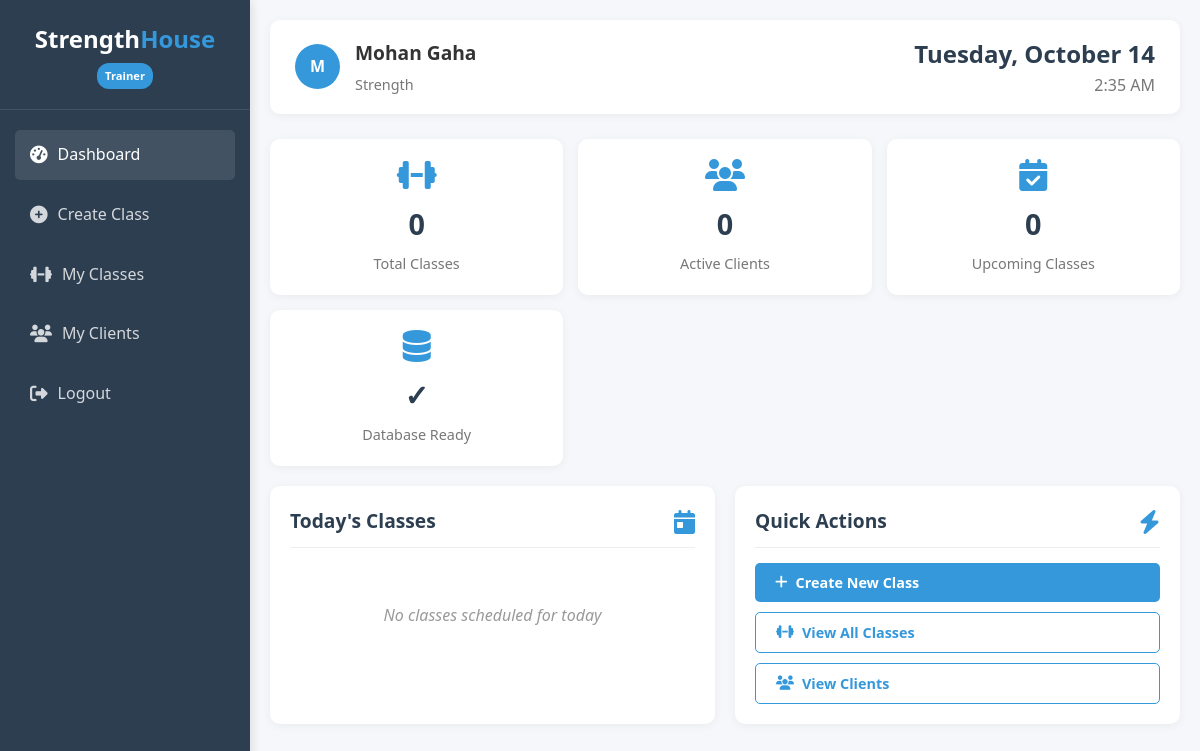
Screenshot of /trainer_dashboard.php with the database file from the repository.
### tables this page shows
CREATE TABLE IF NOT EXISTS `trainers` (
  `id` int NOT NULL AUTO_INCREMENT,
  `fullname` varchar(100) NOT NULL,
  `email` varchar(100) NOT NULL,
  `phone` varchar(20) NOT NULL,
  `specialty` varchar(100) NOT NULL,
  `experience` int NOT NULL,
  `schedule` varchar(255) NOT NULL,
  `password` varchar(255) NOT NULL,
  `role` varchar(50) NOT NULL,
  PRIMARY KEY (`id`),
  UNIQUE KEY `email` (`email`)
);

### trainer_dashboard.php (the view, shortened to what this page needs)
<?php
include 'db.php';
$classes = [];
$clients = [];
$classesTableExists = false;
try {
    $stmt = $conn->prepare("SELECT * FROM trainers WHERE id = ?");
    $stmt->execute([$_SESSION['user_id']]);
    $trainer = $stmt->fetch(PDO::FETCH_ASSOC);
    $tableCheck = $conn->query("SHOW TABLES LIKE 'classes'");
    $classesTableExists = $tableCheck->rowCount() > 0;
    if ($classesTableExists) {
        $columnCheck = $conn->query("SHOW COLUMNS FROM classes LIKE 'class_date'");
        if ($columnCheck->rowCount() > 0) {
            $stmt = $conn->prepare("SELECT * FROM classes WHERE trainer_id = ? ORDER BY class_date, class_time");
            $stmt->execute([$_SESSION['user_id']]);
            $classes = $stmt->fetchAll(PDO::FETCH_ASSOC);
        } else {
            $message = "Classes table exists but is missing required columns. Please run the setup again.";
        }
    }
    $tableCheck = $conn->query("SHOW TABLES LIKE 'trainer_clients'");
    $clientsTableExists = $tableCheck->rowCount() > 0;
    if ($clientsTableExists) {
        $stmt = $conn->prepare("
            SELECT u.*, m.join_date
            FROM users u
            INNER JOIN trainer_clients m ON u.id = m.client_id
            WHERE m.trainer_id = ?
        ");
        $stmt->execute([$_SESSION['user_id']]);
        $clients = $stmt->fetchAll(PDO::FETCH_ASSOC);
    }
} catch (PDOException $e) {
    $message = "Database error: " . $e->getMessage();
    if ($classesTableExists) {
        try {
            $stmt = $conn->prepare("SELECT * FROM classes WHERE trainer_id = ?");
            $stmt->execute([$_SESSION['user_id']]);
            $classes = $stmt->fetchAll(PDO::FETCH_ASSOC);
        } catch (PDOException $e2) {
            $message .= " Also failed simple query: " . $e2->getMessage();
        }
    }
}
?>
<!DOCTYPE html>
<html lang="en">
<head>
    <link rel="stylesheet" href="css/style_dashboard.css">
    <link rel="stylesheet" href="https://cdnjs.cloudflare.com/ajax/libs/font-awesome/6.4.0/css/all.min.css">
</head>
<body>
    <div class="dashboard-container">
        <div class="sidebar">
            <div class="logo">
                <h2>Strength<span>House</span></h2>
                <p class="role-badge">Trainer</p>
            </div>
            <ul class="nav-links">
                <li><a href="trainer_dashboard.php" class="active"><i class="fas fa-tachometer-alt"></i> <span>Dashboard</span></a></li>
                <li><a href="trainer_dashboard.php#create-class" onclick="showSection('create-class')"><i class="fas fa-plus-circle"></i> <span>Create Class</span></a></li>
                <li><a href="trainer_dashboard.php#classes" onclick="showSection('classes')"><i class="fas fa-dumbbell"></i> <span>My Classes</span></a></li>
                <li><a href="trainer_dashboard.php#clients" onclick="showSection('clients')"><i class="fas fa-users"></i> <span>My Clients</span></a></li>
                <li class="logout-item"><a href="logout.php" class="logout-link" onclick="return confirmLogout()"><i class="fas fa-sign-out-alt"></i> <span>Logout</span></a></li>
            </ul>
        </div>
        <div class="main-content">
            <div class="header">
                <div class="user-info">
                    <div class="user-avatar">
                        <?php echo strtoupper(substr($trainer['fullname'], 0, 1)); ?>
                    </div>
                    <div class="user-details">
                        <h3><?php echo htmlspecialchars($trainer['fullname']); ?></h3>
                        <p class="text-gray-500">
						<?= htmlspecialchars($trainer['title'] ?? $trainer['specialty'] ?? 'Trainer') ?>
						</p>
                    </div>
                </div>
                <div class="date-display">
                    <h2><?php echo date('l, F j'); ?></h2>
                    <p><?php echo date('g:i A'); ?></p>
                </div>
            </div>
            <div id="dashboard" class="section active">
                <div class="stats-grid">
                    <div class="stat-card">
                        <i class="fas fa-dumbbell"></i>
                        <h3><?php echo count($classes); ?></h3>
                        <p>Total Classes</p>
                    </div>
                    <div class="stat-card">
                        <i class="fas fa-users"></i>
                        <h3><?php echo count($clients); ?></h3>
                        <p>Active Clients</p>
                    </div>
                    <div class="stat-card">
                        <i class="fas fa-calendar-check"></i>
                        <h3><?php
                            $upcoming = 0;
                            echo $upcoming;
                        ?></h3>
                        <p>Upcoming Classes</p>
                    </div>
                    <div class="stat-card">
                        <i class="fas fa-database"></i>
                        <h3><?php echo $classesTableExists ? '✓' : '✗'; ?></h3>
                        <p>Database Ready</p>
                    </div>
                </div>
                <?php if (!$classesTableExists): ?>
                <div class="setup-required">
                    <div class="setup-card">
                        <h3><i class="fas fa-exclamation-triangle"></i> Setup Required</h3>
                        <p>The database tables need to be set up before you can use the trainer dashboard.</p>
                        <a href="setup_database.php" class="btn">
                            <i class="fas fa-database"></i> Run Database Setup
                        </a>
                    </div>
                </div>
                <?php else: ?>
                <div class="dashboard-grid">
                    <div class="dashboard-card">
                        <div class="card-header">
                            <h3>Today's Classes</h3>
                            <i class="fas fa-calendar-day"></i>
                        </div>
                        <div class="classes-list">
                            <?php
                            $today_classes = array_filter($classes, function($class) {
                                return $class['class_date'] == date('Y-m-d');
                            });
                            if (empty($today_classes)): ?>
                                <p class="no-data">No classes scheduled for today</p>
                            <?php endif; ?>
                        </div>
                    </div>
                    <div class="dashboard-card">
                        <div class="card-header">
                            <h3>Quick Actions</h3>
                            <i class="fas fa-bolt"></i>
                        </div>
                        <div class="quick-actions">
                            <button class="btn" onclick="showSection('create-class')">
                                <i class="fas fa-plus"></i> Create New Class
                            </button>
                            <button class="btn btn-outline" onclick="showSection('classes')">
                                <i class="fas fa-dumbbell"></i> View All Classes
                            </button>
                            <button class="btn btn-outline" onclick="showSection('clients')">
                                <i class="fas fa-users"></i> View Clients
                            </button>
                        </div>
                    </div>
                </div>
                <?php endif; ?>
            </div>
        </div>
    </div>
</body>
</html>

### css/style_dashboard.css (style rules this page uses)
:root { --primary: #2c3e50; --secondary: #3498db; --accent: #e74c3c; --light: #ecf0f1; --dark: #2c3e50; --success: #2ecc71; --warning: #f39c12; --danger: #e74c3c; --gray: #95a5a6; }
* { margin: 0; padding: 0; box-sizing: border-box; font-family: 'Segoe UI', Tahoma, Geneva, Verdana, sans-serif; }
body { background-color: #f5f7fa; color: #333; line-height: 1.6; }
.dashboard-container { display: flex; min-height: 100vh; }
.sidebar { width: 250px; background: var(--primary); color: white; padding: 20px 0; box-shadow: 2px 0 10px rgba(0,0,0,0.1); position: fixed; height: 100vh; overflow-y: auto; z-index: 1000; }
.logo { text-align: center; padding: 0 20px 20px; border-bottom: 1px solid rgba(255,255,255,0.1); margin-bottom: 20px; }
.logo h2 { font-size: 1.5rem; color: white; }
.logo span { color: var(--secondary); }
.nav-links { list-style: none; padding: 0 15px; }
.nav-links li { margin-bottom: 10px; }
.nav-links a { display: flex; align-items: center; padding: 12px 15px; color: rgba(255,255,255,0.8); text-decoration: none; border-radius: 5px; transition: all 0.3s ease; }
.nav-links a:hover, .nav-links a.active { background: rgba(255,255,255,0.1); color: white; }
.nav-links i { margin-right: 10px; font-size: 1.1rem; }
.main-content { flex: 1; margin-left: 250px; padding: 20px; }
.header { display: flex; justify-content: space-between; align-items: center; background: white; padding: 15px 25px; border-radius: 10px; box-shadow: 0 2px 10px rgba(0,0,0,0.05); margin-bottom: 25px; }
.user-info { display: flex; align-items: center; }
.user-avatar { width: 45px; height: 45px; border-radius: 50%; background: var(--secondary); display: flex; align-items: center; justify-content: center; color: white; font-weight: bold; margin-right: 15px; }
.user-details h3 { font-size: 1.2rem; margin-bottom: 5px; }
.user-details p { color: #777; font-size: 0.9rem; }
.date-display { text-align: right; }
.date-display h2 { font-size: 1.5rem; color: var(--primary); }
.date-display p { color: #777; }
.dashboard-grid { display: grid; grid-template-columns: repeat(auto-fit, minmax(300px, 1fr)); gap: 20px; margin-bottom: 25px; }
.dashboard-card { background: white; border-radius: 10px; padding: 20px; box-shadow: 0 2px 10px rgba(0,0,0,0.05); transition: transform 0.3s ease, box-shadow 0.3s ease; }
.card-header { display: flex; justify-content: space-between; align-items: center; margin-bottom: 15px; border-bottom: 1px solid #eee; padding-bottom: 10px; }
.card-header h3 { font-size: 1.2rem; color: var(--primary); }
.card-header i { font-size: 1.5rem; color: var(--secondary); }
.stats-grid { display: grid; grid-template-columns: repeat(3, 1fr); gap: 15px; margin-bottom: 20px; }
.stat-card { background: white; border-radius: 10px; padding: 20px; text-align: center; box-shadow: 0 2px 10px rgba(0,0,0,0.05); transition: transform 0.3s ease; }
.stat-card i { font-size: 2rem; margin-bottom: 10px; color: var(--secondary); }
.stat-card h3 { font-size: 1.8rem; margin-bottom: 5px; color: var(--primary); }
.stat-card p { color: #777; font-size: 0.9rem; }
.classes-list { list-style: none; }
.btn { display: inline-block; padding: 10px 20px; background: var(--secondary); color: white; border: none; border-radius: 5px; cursor: pointer; text-decoration: none; font-weight: 600; transition: background 0.3s ease; text-align: center; font-size: 0.9rem; }
.btn-outline { background: transparent; border: 1px solid var(--secondary); color: var(--secondary); }
.role-badge { background: var(--secondary); color: white; padding: 4px 8px; border-radius: 12px; font-size: 0.7rem; font-weight: bold; margin-top: 5px; display: inline-block; }
.section { display: none; }
.section.active { display: block; }
.no-data { text-align: center; color: #999; font-style: italic; padding: 40px 20px; }
.quick-actions { display: flex; flex-direction: column; gap: 10px; }
.quick-actions .btn { text-align: left; display: flex; align-items: center; gap: 8px; }

### rows the page displays
trainers: fullname "M", fullname "Mohan Gaha", specialty "Strength"

### other values shown
count($classes) "0"
count($clients) "0"
$upcoming "0"
